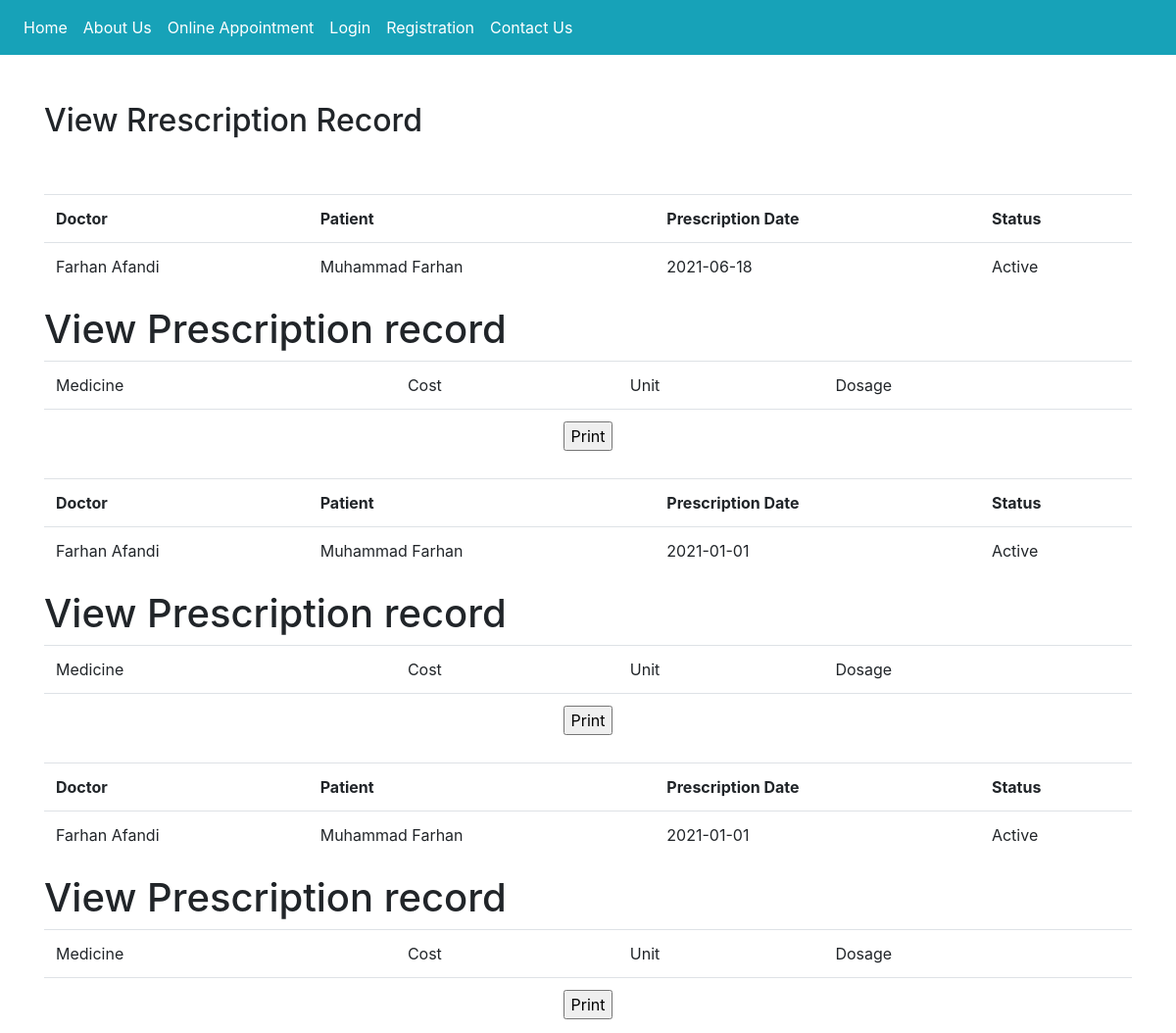
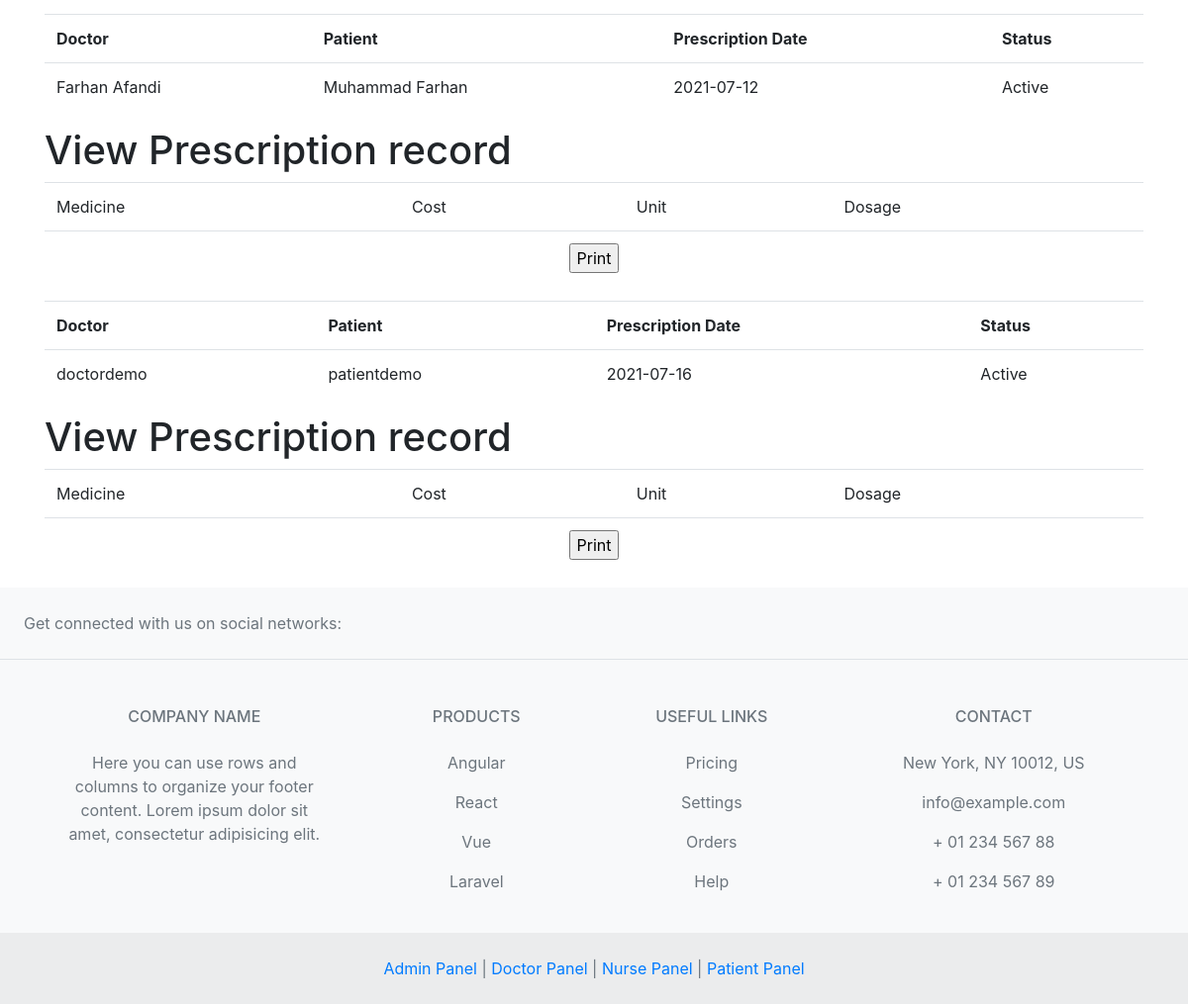
Screenshot of /viewprescription.php with the database file from the repository (2 pictures, top to bottom).
### tables this page shows
CREATE TABLE `prescription` (
  `prescriptionid` int(10) NOT NULL,
  `treatment_records_id` int(10) NOT NULL,
  `doctorid` int(10) NOT NULL,
  `patientid` int(10) NOT NULL,
  `prescriptiondate` date NOT NULL,
  `status` varchar(10) NOT NULL,
  `appointmentid` int(10) NOT NULL
);

CREATE TABLE `doctor` (
  `doctorid` int(10) NOT NULL,
  `doctorname` varchar(50) NOT NULL,
  `mobileno` varchar(15) NOT NULL,
  `departmentid` int(10) NOT NULL,
  `loginid` varchar(25) NOT NULL,
  `password` varchar(25) NOT NULL,
  `status` varchar(10) NOT NULL,
  `education` varchar(25) NOT NULL,
  `experience` float(11,1) NOT NULL,
  `consultancy_charge` float(10,2) NOT NULL
);

CREATE TABLE `patient` (
  `patientid` int(10) NOT NULL,
  `patientname` varchar(50) NOT NULL,
  `address` varchar(250) NOT NULL,
  `mobileno` varchar(15) NOT NULL,
  `city` varchar(25) NOT NULL,
  `pincode` varchar(20) NOT NULL,
  `loginid` varchar(50) NOT NULL,
  `password` varchar(25) NOT NULL,
  `bloodgroup` varchar(20) NOT NULL,
  `gender` varchar(10) NOT NULL,
  `dob` date DEFAULT NULL,
  `status` varchar(10) NOT NULL
);

### viewprescription.php (the view, shortened to what this page needs)
<?php
include("header.php");
?>
<div class="container">
  <br></br>
  <h2>View Rrescription Record</h2>
  <br></br>
  <?php
  $sql = "SELECT * FROM prescription";
  $qsql = mysqli_query($con, $sql);
  while ($rs = mysqli_fetch_array($qsql)) {
    $sqlpatient = "SELECT * FROM patient WHERE patientid='$rs[patientid]'";
    $qsqlpatient = mysqli_query($con, $sqlpatient);
    $rspatient = mysqli_fetch_array($qsqlpatient);
    $sqldoctor = "SELECT * FROM doctor WHERE doctorid='$rs[doctorid]'";
    $qsqldoctor = mysqli_query($con, $sqldoctor);
    $rsdoctor = mysqli_fetch_array($qsqldoctor);
  ?>
    <table class="table">
      <tbody>
        <tr>
          <td><strong>Doctor</strong></td>
          <td><strong>Patient</strong></td>
          <td><strong>Prescription Date</strong></td>
          <td><strong>Status</strong></td>
        </tr>
        <?php
        echo "<tr>
              <td>$rsdoctor[doctorname]</td>
              <td>$rspatient[patientname]</td>
               <td>$rs[prescriptiondate]</td>
            <td>$rs[status]</td>
            </tr>";
        ?>
      </tbody>
    </table>
    <h1>View Prescription record</h1>
    <table class="table">
      <tbody>
        <tr>
          <td>Medicine</td>
          <td>Cost</td>
          <td>Unit</td>
          <td>Dosage</td>
        </tr>
        <tr>
          <td colspan="6">
            <div align="center">
              <input type="submit" name="print" id="print" value="Print" onclick="myFunction()" />
            </div>
          </td>
        </tr>
      </tbody>
    </table>
  <?php
  }
  ?>
</div>
<?php
include("footer.php");
?>

### rows the page displays
prescription: doctorid.doctorname "Farhan Afandi", patientid.patientname "Muhammad Farhan", prescriptiondate "2021-06-18", status "Active"
prescription: doctorid.doctorname "Farhan Afandi", patientid.patientname "Muhammad Farhan", prescriptiondate "2021-01-01", status "Active"
prescription: doctorid.doctorname "Farhan Afandi", patientid.patientname "Muhammad Farhan", prescriptiondate "2021-01-01", status "Active"
prescription: doctorid.doctorname "Farhan Afandi", patientid.patientname "Muhammad Farhan", prescriptiondate "2021-07-12", status "Active"
prescription: doctorid.doctorname "doctordemo", patientid.patientname "patientdemo", prescriptiondate "2021-07-16", status "Active"
